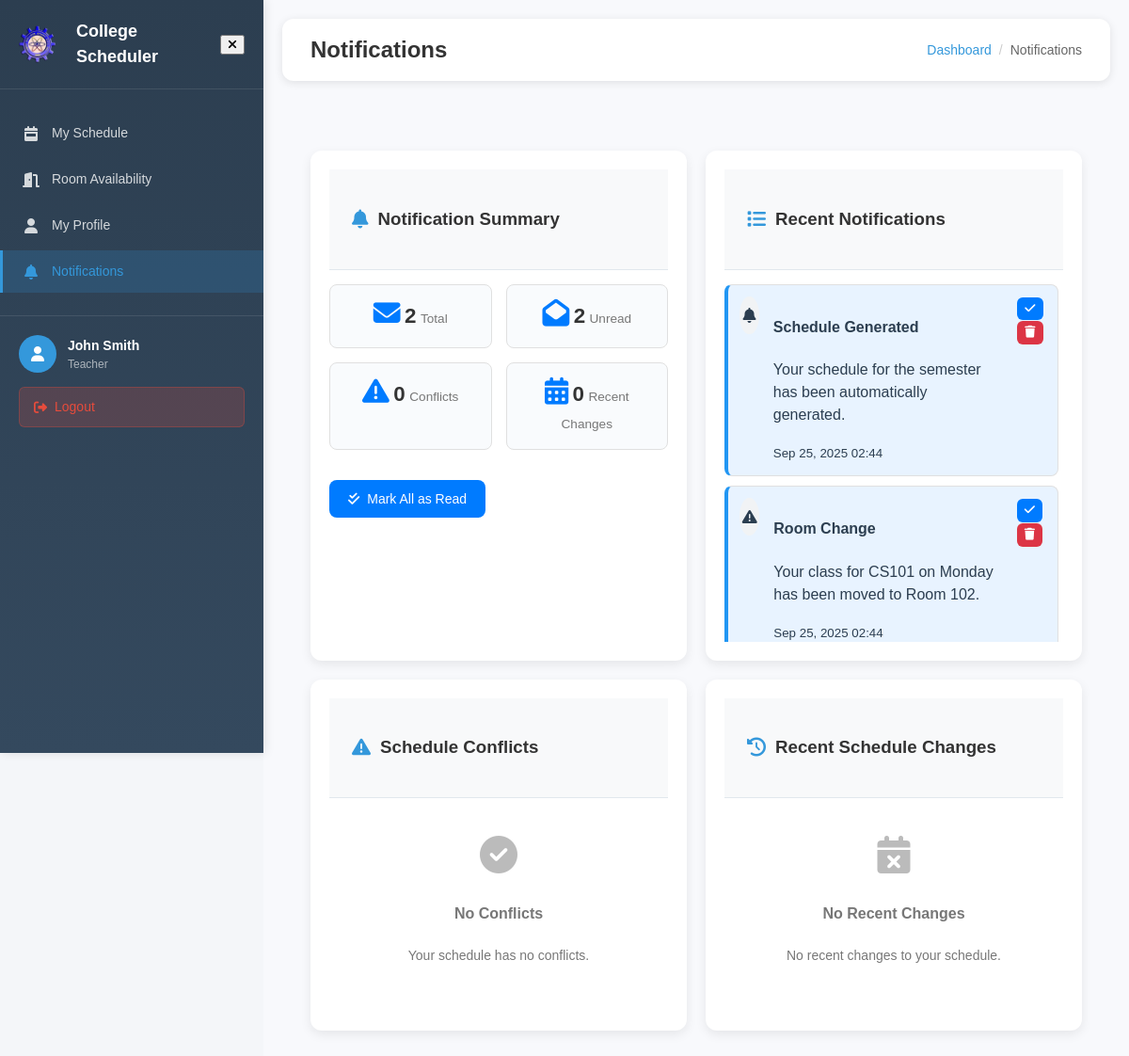
/teacher_notifications.php (signed in), run on the app's committed database.
### tables this page shows
CREATE TABLE IF NOT EXISTS teachers (
    id INT AUTO_INCREMENT PRIMARY KEY,
    username VARCHAR(50) UNIQUE NOT NULL,
    password VARCHAR(255) NOT NULL,
    first_name VARCHAR(50) NOT NULL,
    last_name VARCHAR(50) NOT NULL,
    email VARCHAR(100),
    department_id INT,
    employment_type ENUM('full_time', 'part_time') NOT NULL,
    monthly_hours INT DEFAULT 160,  
    daily_hours INT DEFAULT 8,      
    created_at TIMESTAMP DEFAULT CURRENT_TIMESTAMP,
    FOREIGN KEY (department_id) REFERENCES departments(id) ON DELETE SET NULL
);

CREATE TABLE IF NOT EXISTS notifications (
    id INT AUTO_INCREMENT PRIMARY KEY,
    teacher_id INT NOT NULL,
    title VARCHAR(255) NOT NULL,
    message TEXT NOT NULL,
    type ENUM('info', 'warning', 'error', 'success') DEFAULT 'info',
    is_read BOOLEAN DEFAULT FALSE,
    created_at TIMESTAMP DEFAULT CURRENT_TIMESTAMP,
    FOREIGN KEY (teacher_id) REFERENCES teachers(id) ON DELETE CASCADE
);

### teacher_notifications.php (the view, shortened to what this page needs)
<?php
require 'config.php';
require_once 'includes/sidebar_new.php';
$teacher_id = $_SESSION['teacher_id'];
$notifications_result = $mysqli->prepare("
    SELECT * FROM notifications
    WHERE teacher_id = ?
    ORDER BY created_at DESC
");
if ($notifications_result) {
    $notifications_result->bind_param("i", $teacher_id);
    $notifications_result->execute();
    $notifications = $notifications_result->get_result()->fetch_all(MYSQLI_ASSOC) ?: [];
} else {
    $notifications = [];
    $error = "Database error fetching notifications: " . $mysqli->error;
}
$unread_result = $mysqli->prepare("
    SELECT COUNT(*) as count FROM notifications
    WHERE teacher_id = ? AND is_read = 0
");
if ($unread_result) {
    $unread_result->bind_param("i", $teacher_id);
    $unread_result->execute();
    $unreadCount = $unread_result->get_result()->fetch_assoc()['count'] ?? 0;
} else {
    $unreadCount = 0;
    $error = "Database error fetching unread count: " . $mysqli->error;
}
$conflicts_result = $mysqli->prepare("
    SELECT sc.*, s.day_of_week, s.start_time, s.end_time,
           sub.name as subject_name, sec.name as section_name
    FROM schedule_conflicts sc
    LEFT JOIN schedules s ON sc.entity_id = s.teacher_id AND s.teacher_id = ?
    LEFT JOIN subjects sub ON s.subject_id = sub.id
    LEFT JOIN sections sec ON s.section_id = sec.id
    WHERE sc.conflict_type = 'teacher' AND sc.entity_id = ?
    ORDER BY sc.created_at DESC
");
if ($conflicts_result) {
    $conflicts_result->bind_param("ii", $teacher_id, $teacher_id);
    $conflicts_result->execute();
    $scheduleConflicts = $conflicts_result->get_result()->fetch_all(MYSQLI_ASSOC) ?: [];
} else {
    $scheduleConflicts = [];
    $error = "Database error fetching conflicts: " . $mysqli->error;
}
$changes_result = $mysqli->prepare("
    SELECT s.*, sub.name as subject_name, sec.name as section_name,
           r.name as room_name, s.created_at
    FROM schedules s
    LEFT JOIN subjects sub ON s.subject_id = sub.id
    LEFT JOIN sections sec ON s.section_id = sec.id
    LEFT JOIN rooms r ON s.room_id = r.id
    WHERE s.teacher_id = ?
    ORDER BY s.created_at DESC
    LIMIT 10
");
if ($changes_result) {
    $changes_result->bind_param("i", $teacher_id);
    $changes_result->execute();
    $recentChanges = $changes_result->get_result()->fetch_all(MYSQLI_ASSOC) ?: [];
} else {
    $recentChanges = [];
    $error = "Database error fetching recent changes: " . $mysqli->error;
}
?>
<!DOCTYPE html>
<html lang="en">
<head>
  <link rel="stylesheet" href="styles.css">
  <link rel="stylesheet" href="includes/sidebar.css">
  <link rel="stylesheet" href="assets/fontawesome/css/all.min.css">
</head>
<body>
  <?php renderSidebar('teacher', 'notifications'); ?>
  <div class="main-content">
    <div class="top-navbar">
      <div class="navbar-left">
        <h1 class="page-title">Notifications</h1>
      </div>
      <div class="navbar-right">
        <div class="breadcrumb">
          <a href="teacher_dashboard.php">Dashboard</a>
          <span class="breadcrumb-separator">/</span>
          <span>Notifications</span>
        </div>
      </div>
    </div>
    <div class="content-area">
      <div class="dashboard-grid">
        <div class="dashboard-card">
          <div class="card-header">
            <i class="fas fa-bell"></i>
            <h3>Notification Summary</h3>
          </div>
          <div class="form-container">
            <div class="stats-grid">
              <div class="stat-item">
                <i class="fas fa-envelope"></i>
                <span class="stat-number"><?php echo count($notifications); ?></span>
                <span class="stat-label">Total</span>
              </div>
              <div class="stat-item">
                <i class="fas fa-envelope-open"></i>
                <span class="stat-number"><?php echo $unreadCount; ?></span>
                <span class="stat-label">Unread</span>
              </div>
              <div class="stat-item">
                <i class="fas fa-exclamation-triangle"></i>
                <span class="stat-number"><?php echo count($scheduleConflicts); ?></span>
                <span class="stat-label">Conflicts</span>
              </div>
              <div class="stat-item">
                <i class="fas fa-calendar-alt"></i>
                <span class="stat-number"><?php echo count($recentChanges); ?></span>
                <span class="stat-label">Recent Changes</span>
              </div>
            </div>
            <?php if ($unreadCount > 0): ?>
              <form method="POST" style="margin-top: 20px;">
                <button type="submit" name="mark_all_read" class="btn btn-primary">
                  <i class="fas fa-check-double"></i> Mark All as Read
                </button>
              </form>
            <?php endif; ?>
          </div>
        </div>
        <div class="dashboard-card">
          <div class="card-header">
            <i class="fas fa-list"></i>
            <h3>Recent Notifications</h3>
          </div>
          <div class="form-container">
            <?php if (empty($notifications)): ?>
              <div class="empty-state">
                <i class="fas fa-bell-slash"></i>
                <h4>No Notifications</h4>
                <p>You have no notifications at this time.</p>
              </div>
            <?php else: ?>
              <div class="notifications-list">
                <?php foreach ($notifications as $notification): ?>
                  <div class="notification-item <?php echo $notification['is_read'] ? 'read' : 'unread'; ?>">
                    <div class="notification-header">
                      <div class="notification-icon">
                        <i class="fas fa-<?php echo $notification['type'] == 'info' ? 'info-circle' : ($notification['type'] == 'warning' ? 'exclamation-triangle' : 'bell'); ?>"></i>
                      </div>
                      <div class="notification-content">
                        <h4><?php echo htmlspecialchars($notification['title']); ?></h4>
                        <p><?php echo htmlspecialchars($notification['message']); ?></p>
                        <small><?php echo date('M d, Y H:i', strtotime($notification['created_at'])); ?></small>
                      </div>
                      <div class="notification-actions">
                        <?php if (!$notification['is_read']): ?>
                          <form method="POST" style="display:inline;">
                            <button type="submit" name="mark_read" class="btn btn-sm btn-primary"><i class="fas fa-check"></i></button>
                          </form>
                        <?php endif; ?>
                        <form method="POST" style="display:inline;">
                          <button type="submit" name="delete_notification" class="btn btn-sm btn-danger"><i class="fas fa-trash"></i></button>
                        </form>
                      </div>
                    </div>
                  </div>
                <?php endforeach; ?>
              </div>
            <?php endif; ?>
          </div>
        </div>
        <div class="dashboard-card">
          <div class="card-header">
            <i class="fas fa-exclamation-triangle"></i>
            <h3>Schedule Conflicts</h3>
          </div>
          <div class="form-container">
            <?php if (empty($scheduleConflicts)): ?>
              <div class="empty-state">
                <i class="fas fa-check-circle"></i>
                <h4>No Conflicts</h4>
                <p>Your schedule has no conflicts.</p>
              </div>
            <?php endif; ?>
          </div>
        </div>
        <div class="dashboard-card">
          <div class="card-header">
            <i class="fas fa-history"></i>
            <h3>Recent Schedule Changes</h3>
          </div>
          <div class="form-container">
            <?php if (empty($recentChanges)): ?>
              <div class="empty-state">
                <i class="fas fa-calendar-times"></i>
                <h4>No Recent Changes</h4>
                <p>No recent changes to your schedule.</p>
              </div>
            <?php endif; ?>
          </div>
        </div>
      </div>
    </div>
  </div>
</body>
</html>

### includes/sidebar_new.php (shortened to what this page needs)
<?php
function renderSidebar($userType, $activePage = '') {
    $menuItems = getMenuItems($userType);
    ?>
    <div class="sidebar" id="sidebar" role="navigation" aria-label="Main navigation">
        <div class="sidebar-header">
            <div class="sidebar-logo">
                <div class="logo-icon" style="background-image: url('picture/hi.png'); background-size: cover; background-position: center; width: 40px; height: 40px; border-radius: 50%; margin-right: 10px; display: inline-block;"></div>
                <span class="logo-text">College Scheduler</span>
            </div>
            <button class="close-btn" id="closeSidebar" aria-label="Close menu">
                <i class="fas fa-times"></i>
            </button>
        </div>
        <nav class="sidebar-nav" aria-label="Sidebar navigation">
            <ul class="nav-list" role="menu">
                <?php foreach ($menuItems as $item): ?>
                    <li class="nav-item <?php echo ($activePage === $item['page']) ? 'active' : ''; ?>" role="none">
                        <a href="<?php echo $item['url']; ?>" class="nav-link" role="menuitem"
                           <?php echo ($activePage === $item['page']) ? 'aria-current="page"' : ''; ?>>
                            <i class="<?php echo $item['icon']; ?>" aria-hidden="true"></i>
                            <span class="nav-text"><?php echo $item['text']; ?></span>
                        </a>
                    </li>
                <?php endforeach; ?>
            </ul>
        </nav>
        <div class="sidebar-footer">
            <div class="user-info">
                <div class="user-avatar" aria-hidden="true">
                    <i class="fas fa-user"></i>
                </div>
                <div class="user-details">
                    <span class="user-name"><?php echo getUserName($userType); ?></span>
                    <span class="user-role"><?php echo ucfirst($userType); ?></span>
                </div>
            </div>
            <a href="logout.php" class="logout-btn" role="menuitem" onclick="return confirmLogout()">
                <i class="fas fa-sign-out-alt" aria-hidden="true"></i>
                <span>Logout</span>
            </a>
        </div>
    </div>
    <?php
}
function getMenuItems($userType) {
    switch ($userType) {
        case 'teacher':
            return [
                ['page' => 'schedule', 'text' => 'My Schedule', 'icon' => 'fas fa-calendar-week', 'url' => 'teacher_dashboard.php'],
                ['page' => 'rooms', 'text' => 'Room Availability', 'icon' => 'fas fa-door-open', 'url' => 'teacher_rooms.php'],
                ['page' => 'profile', 'text' => 'My Profile', 'icon' => 'fas fa-user', 'url' => 'teacher_profile.php'],
                ['page' => 'notifications', 'text' => 'Notifications', 'icon' => 'fas fa-bell', 'url' => 'teacher_notifications.php']
            ];
    }
}
function getUserName($userType) {
    switch ($userType) {
        case 'teacher':
            if (isset($_SESSION['teacher_id'])) {
                global $mysqli;
                $stmt = $mysqli->prepare("SELECT first_name, last_name FROM teachers WHERE id = ?");
                $stmt->bind_param("i", $_SESSION['teacher_id']);
                $stmt->execute();
                $stmt->bind_result($first_name, $last_name);
                if ($stmt->fetch()) {
                    return $first_name . ' ' . $last_name;
                }
            }
            return 'Teacher';
    }
}
?>

### styles.css (style rules this page uses)
:root { --primary-color: #3498db; --success-color: #27ae60; --danger-color: #e74c3c; --warning-color: #f39c12; --info-color: #3498db; --secondary-color: #95a5a6; --background-color: #f8f9fa; --text-color: #2c3e50; --muted-text: #7f8c8d; --white: #ffffff; --shadow: 0 2px 10px rgba(0,0,0,0.08); --border-color: #e1e8ed; --hover-shadow: 0 4px 20px rgba(0,0,0,0.12); --transition: all 0.2s cubic-bezier(0.4, 0, 0.2, 1); --body-bg: #f8f9fc; --border-radius: 12px; --font-size-base: 14px; --hover-lift: translateY(-2px); }
* { box-sizing: border-box; }
body { font-family: 'Segoe UI', Tahoma, Geneva, Verdana, sans-serif; background-color: var(--body-bg); color: var(--text-color); margin: 0; padding: 0; display: flex; min-height: 100vh; line-height: 1.5; }
.main-content { flex-grow: 1; padding: 20px; overflow-y: auto; background-color: var(--body-bg); margin-left: 280px; min-height: 100vh; transition: margin-left 0.3s ease; }
.top-navbar { display: flex; justify-content: space-between; align-items: center; background: var(--white); padding: 16px 24px; box-shadow: var(--shadow); margin-bottom: 24px; border-radius: var(--border-radius); }
.navbar-left { display: flex; align-items: center; gap: 16px; }
.page-title { margin: 0; font-size: 1.75rem; font-weight: 600; color: var(--text-color); }
.navbar-right { display: flex; align-items: center; }
.breadcrumb { display: flex; align-items: center; font-size: var(--font-size-base); color: var(--muted-text); gap: 8px; }
.breadcrumb a { color: var(--primary-color); text-decoration: none; transition: var(--transition); }
.breadcrumb-separator { color: var(--border-color); }
.content-area { max-width: 1200px; margin: 0 auto; }
.stats-grid { display: grid; grid-template-columns: repeat(auto-fit, minmax(200px, 1fr)); gap: 20px; margin-bottom: 32px; }
.dashboard-grid { display: grid; grid-template-columns: 1fr 1fr; gap: 24px; margin-bottom: 32px; }
.dashboard-card { background: var(--white); border-radius: var(--border-radius); box-shadow: var(--shadow); overflow: hidden; transition: var(--transition); }
.card-header { display: flex; align-items: center; gap: 12px; padding: 20px 24px; background: var(--background-color); border-bottom: 1px solid var(--border-color); }
.card-header i { color: var(--primary-color); font-size: 20px; flex-shrink: 0; }
.btn { padding: 12px 20px; border: none; border-radius: 8px; cursor: pointer; font-size: var(--font-size-base); font-weight: 500; transition: var(--transition); display: inline-flex; align-items: center; gap: 8px; text-decoration: none; }
.btn-primary { background: var(--primary-color); color: var(--white); }
.btn-danger { background: var(--danger-color); color: var(--white); }
.btn-sm { padding: 8px 16px; font-size: 13px; }
.empty-state { text-align: center; padding: 48px 24px; color: var(--muted-text); }
.empty-state i { font-size: 48px; margin-bottom: 20px; color: var(--primary-color); }
.empty-state p { font-size: var(--font-size-base); margin-bottom: 24px; }

### data on the page
teachers: getUserName($userType) "John Smith"
notifications: title "Schedule Generated", message "Your schedule for the semester has been automatically generated.", created_at "Sep 25, 2025 02:44"
notifications: title "Room Change", message "Your class for CS101 on Monday has been moved to Room 102.", created_at "Sep 25, 2025 02:44"

### other printed values
$item['text'] "My Schedule"
$item['text'] "Room Availability"
$item['text'] "My Profile"
$item['text'] "Notifications"
$userType "Teacher"
count($notifications) "2"
$unreadCount "2"
count($scheduleConflicts) "0"
count($recentChanges) "0"
